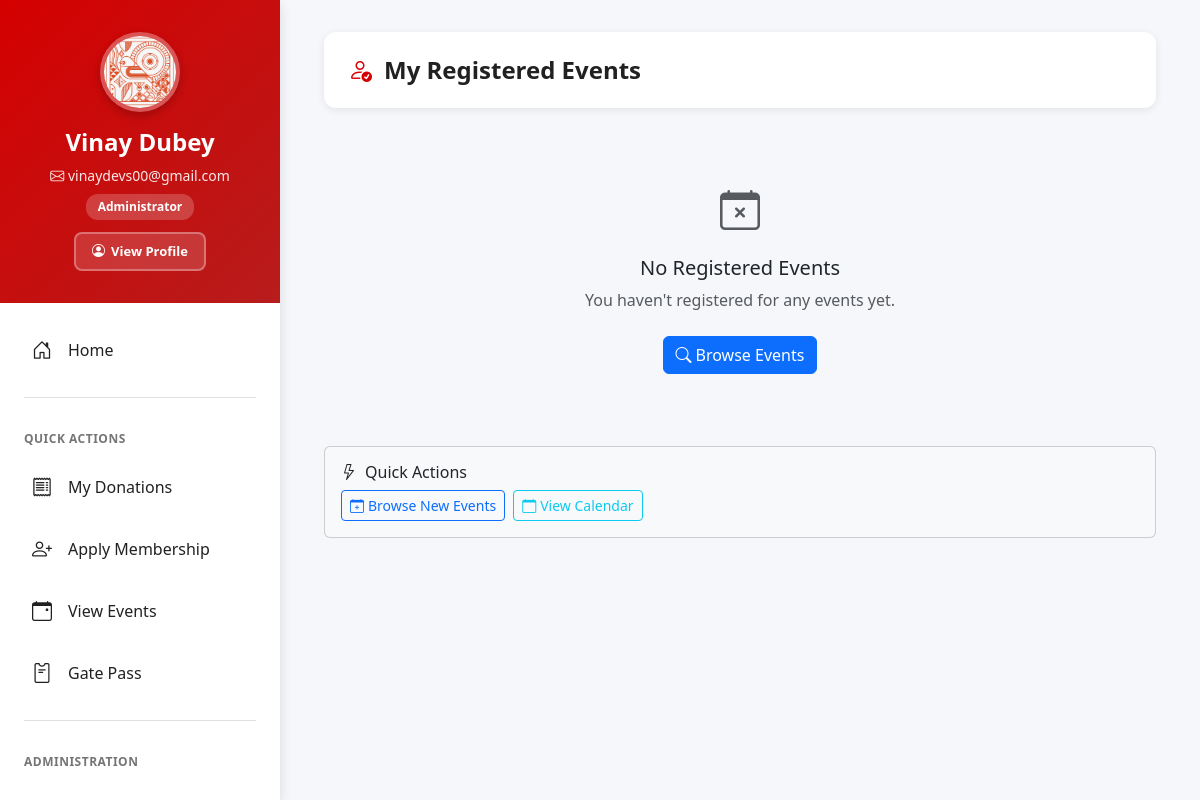
Page /campaigns/my-events/ (signed in) on the committed database.
### accounts/models.py (models this page shows, shortened)
class User(AbstractUser):
    phone_number = models.CharField(max_length=15, unique=True)
    is_phone_verified = models.BooleanField(default=False)
    user_type = models.CharField(max_length=20, choices=USER_TYPE_CHOICES, default='SUPPORTER')
    constituency = models.CharField(max_length=100, blank=True)
    district = models.CharField(max_length=100, blank=True)
    state = models.CharField(max_length=50, blank=True)
    preferred_language = models.CharField(max_length=5, choices=LANGUAGE_CHOICES, default='hi')
    fishing_license_number = models.CharField(max_length=50, blank=True)
    boat_registration = models.CharField(max_length=50, blank=True)
    family_primary_account = models.ForeignKey('self', null=True, blank=True, on_delete=models.SET_NULL, related_name='family_members')
    created_at = models.DateTimeField(auto_now_add=True)
    objects = UserManager()
    USERNAME_FIELD = 'phone_number'
    REQUIRED_FIELDS = ['first_name', 'last_name']

class UserProfile(models.Model):
    user = models.OneToOneField(User, on_delete=models.CASCADE)
    avatar = models.ImageField(upload_to='avatars/', blank=True, null=True)
    bio = models.TextField(blank=True)
    community_type = models.CharField(max_length=20, choices=COMMUNITY_CHOICES, blank=True)
    occupation = models.CharField(max_length=100, blank=True)
    experience_years = models.IntegerField(default=0)
    date_of_birth = models.DateField(null=True, blank=True)
    address = models.TextField(blank=True)
    pincode = models.CharField(max_length=6, blank=True)

### campaigns/views.py (the view)
# urls.py: path('my-events/', views.my_events, name='my_events'),
@login_required
def my_events(request):
    attendances = EventAttendance.objects.filter(
        attendee=request.user
    ).select_related('event', 'event__campaign').order_by('-event__date_time')
    upcoming = attendances.filter(event__date_time__gte=timezone.now())
    past = attendances.filter(event__date_time__lt=timezone.now())
    context = {
        'upcoming_events': upcoming,
        'past_events': past,
    }
    return render(request, 'campaigns/my_events.html', context)

### templates/campaigns/my_events.html (shortened to what this page needs)
{% extends 'dashboard_base.html' %}
{% block content %}
<div class="container">
    <div class="page-header">
        <div class="page-header-title">
            <i class="bi bi-person-check"></i>
            <h1>My Registered Events</h1>
        </div>
    </div>
    {% if not upcoming_events and not past_events %}
    <div class="row">
        <div class="col-12">
            <div class="text-center py-5">
                <i class="bi bi-calendar-x fs-1 text-muted d-block mb-3"></i>
                <h5>No Registered Events</h5>
                <p class="text-muted mb-4">You haven't registered for any events yet.</p>
                <a href="{% url 'campaigns:events_list' %}" class="btn btn-primary">
                    <i class="bi bi-search me-1"></i>Browse Events
                </a>
            </div>
        </div>
    </div>
    {% endif %}
    <div class="row mt-4">
        <div class="col-12">
            <div class="card bg-light">
                <div class="card-body">
                    <h6><i class="bi bi-lightning me-2"></i>Quick Actions</h6>
                    <div class="d-flex gap-2">
                        <a href="{% url 'campaigns:events_list' %}" class="btn btn-sm btn-outline-primary">
                            <i class="bi bi-calendar-plus me-1"></i>Browse New Events
                        </a>
                        <a href="{% url 'campaigns:calendar' %}" class="btn btn-sm btn-outline-info">
                            <i class="bi bi-calendar me-1"></i>View Calendar
                        </a>
                    </div>
                </div>
            </div>
        </div>
    </div>
</div>
{% endblock %}

### templates/dashboard_base.html (shortened to what this page needs)
{% load i18n %}
<!DOCTYPE html>
<html lang="{{ LANGUAGE_CODE|default:'hi' }}">
<head>
    <link href="https://cdn.jsdelivr.net/npm/bootstrap@5.3.0/dist/css/bootstrap.min.css" rel="stylesheet">
    <link rel="stylesheet" href="https://cdn.jsdelivr.net/npm/bootstrap-icons@1.11.0/font/bootstrap-icons.css">
</head>
<body>
    <div class="dashboard-wrapper">
        <aside class="dashboard-sidebar" id="dashboardSidebar">
            <div class="sidebar-header">
                {% if user.is_authenticated %}
                    {% if user.userprofile and user.userprofile.avatar %}
                        <img src="{{ user.userprofile.avatar.url }}" alt="{{ user.get_full_name }}" class="sidebar-profile-pic">
                    {% else %}
                        <div class="sidebar-profile-placeholder">
                            <i class="bi bi-person-fill"></i>
                        </div>
                    {% endif %}
                    <h4>{{ user.get_full_name|default:user.phone_number }}</h4>
                    <p><i class="bi bi-envelope"></i> {{ user.email|default:user.phone_number }}</p>
                    <span class="user-role">{{ user.get_user_type_display }}</span>
                    <a href="{% url 'complete_profile' %}" class="view-profile-btn">
                        <i class="bi bi-person-circle"></i>{% trans "View Profile" %}
                    </a>
                {% endif %}
            </div>
            <ul class="sidebar-nav">
                <li class="sidebar-nav-item">
                    <a href="{% url 'dashboard' %}" class="sidebar-nav-link">
                        <i class="bi bi-house-door"></i>
                        <span>{% trans "Home" %}</span>
                    </a>
                </li>
                {% if user.is_authenticated %}
                    <div class="sidebar-divider"></div>
                    <div class="sidebar-section-title">{% trans "Quick Actions" %}</div>
                    <li class="sidebar-nav-item">
                        <a href="{% url 'donations:my_donations' %}" class="sidebar-nav-link">
                            <i class="bi bi-receipt"></i>
                            <span>{% trans "My Donations" %}</span>
                        </a>
                    </li>
                    <li class="sidebar-nav-item">
                        <a href="{% url 'membership:apply_with_payment' %}" class="sidebar-nav-link">
                            <i class="bi bi-person-plus"></i>
                            <span>{% trans "Apply Membership" %}</span>
                        </a>
                    </li>
                    <li class="sidebar-nav-item">
                        <a href="{% url 'campaigns:events_list' %}" class="sidebar-nav-link">
                            <i class="bi bi-calendar-event"></i>
                            <span>{% trans "View Events" %}</span>
                        </a>
                    </li>
                    <li class="sidebar-nav-item">
                        <a href="{% url 'gatepass:dashboard' %}" class="sidebar-nav-link">
                            <i class="bi bi-pass"></i>
                            <span>{% trans "Gate Pass" %}</span>
                        </a>
                    </li>
                    {% load permission_tags %}
                    {% if user.user_type == 'ADMINISTRATOR' or user|has_any_permission %}
                        <div class="sidebar-divider"></div>
                        <div class="sidebar-section-title">{% trans "Administration" %}</div>
                        {% if user.user_type == 'ADMINISTRATOR' or user|has_feature_permission:'USER_MANAGEMENT' %}
                        <li class="sidebar-nav-item">
                            <a href="{% url 'admin_user_list' %}" class="sidebar-nav-link">
                                <i class="bi bi-people"></i>
                            </a>
                        </li>
                        {% endif %}
                    {% endif %}
                {% endif %}
            </ul>
        </aside>
        <main class="dashboard-main">
            {% block content %}{% endblock %}
        </main>
    </div>
</body>
</html>

### templates/dashboard_base.html (style rules this page uses)
:root { --primary-red: #d50000; --primary-red-dark: #b71c1c; --secondary-white: #ffffff; --dark-gray: #212121; --medium-gray: #757575; --light-gray: #f5f7fa; --accent-gold: #ffd54f; --accent-gold-dark: #fbc02d; --shadow-sm: 0 2px 8px rgba(0, 0, 0, 0.08); --shadow-md: 0 4px 12px rgba(0, 0, 0, 0.12); --shadow-lg: 0 8px 24px rgba(0, 0, 0, 0.15); --transition-fast: 0.2s ease; --transition-normal: 0.3s ease; }
* { margin: 0; padding: 0; box-sizing: border-box; }
body { font-family: 'Segoe UI', Tahoma, Geneva, Verdana, sans-serif; background: var(--light-gray); overflow-x: hidden; }
.dashboard-wrapper { display: flex; min-height: 100vh; }
.dashboard-sidebar { width: 280px; background: var(--secondary-white); box-shadow: var(--shadow-md); position: fixed; left: 0; top: 0; height: 100vh; overflow-y: auto; z-index: 1000; transition: all var(--transition-normal); }
.sidebar-header { background: linear-gradient(135deg, var(--primary-red), var(--primary-red-dark)); color: var(--secondary-white); padding: 2rem 1.5rem; text-align: center; position: sticky; top: 0; z-index: 10; }
.sidebar-profile-pic { width: 80px; height: 80px; border-radius: 50%; border: 4px solid rgba(255, 255, 255, 0.3); object-fit: cover; margin: 0 auto 1rem; box-shadow: 0 4px 8px rgba(0, 0, 0, 0.2); }
.sidebar-header h4 { margin: 0; font-weight: 700; font-size: 1.5rem; color: var(--secondary-white); }
.sidebar-header p { margin: 0.5rem 0 0 0; font-size: 0.875rem; opacity: 0.9; }
.sidebar-header .user-role { display: inline-block; margin-top: 0.5rem; padding: 0.25rem 0.75rem; background: rgba(255, 255, 255, 0.2); border-radius: 12px; font-size: 0.75rem; font-weight: 600; }
.view-profile-btn { display: inline-block; margin-top: 0.75rem; padding: 0.5rem 1rem; background: rgba(255, 255, 255, 0.15); border: 2px solid rgba(255, 255, 255, 0.3); border-radius: 8px; color: white; font-size: 0.813rem; font-weight: 600; text-decoration: none; transition: all 0.2s; }
.view-profile-btn i { margin-right: 0.375rem; }
.sidebar-nav { padding: 1rem 0; list-style: none; }
.sidebar-nav-item { margin: 0; }
.sidebar-nav-link { display: flex; align-items: center; padding: 1rem 1.5rem; color: var(--dark-gray); text-decoration: none; transition: all var(--transition-fast); border-left: 4px solid transparent; font-weight: 500; position: relative; }
.sidebar-nav-link i { width: 28px; margin-right: 0.75rem; font-size: 1.25rem; text-align: center; }
.sidebar-divider { height: 1px; background: #e0e0e0; margin: 1rem 1.5rem; }
.sidebar-section-title { padding: 1rem 1.5rem 0.5rem; font-size: 0.75rem; font-weight: 700; text-transform: uppercase; color: var(--medium-gray); letter-spacing: 0.5px; }
.dashboard-main { margin-left: 280px; flex: 1; min-height: 100vh; background: var(--light-gray); padding: 2rem; }
.dashboard-main .container, .dashboard-main .container-fluid { margin-top: 0; padding-top: 0; }
.dashboard-main > .container:first-child, .dashboard-main > .container-fluid:first-child { padding-top: 0; }
.page-header { background: white; border-radius: 12px; padding: 1.25rem 1.5rem; margin-bottom: 1.5rem; box-shadow: 0 2px 8px rgba(0, 0, 0, 0.08); display: flex; justify-content: space-between; align-items: center; }
.page-header-title { display: flex; align-items: center; gap: 0.75rem; }
.page-header-title h1 { font-size: 1.5rem; font-weight: 700; color: var(--dark-gray); margin: 0; }
.page-header-title i { font-size: 1.5rem; color: var(--primary-red); }
.dashboard-sidebar { scrollbar-width: none; -ms-overflow-style: none; }

### rows in the picture
User: userprofile.avatar (picture), get_full_name "Vinay Dubey", email "vinaydevs00@gmail.com", user_type "Administrator"
